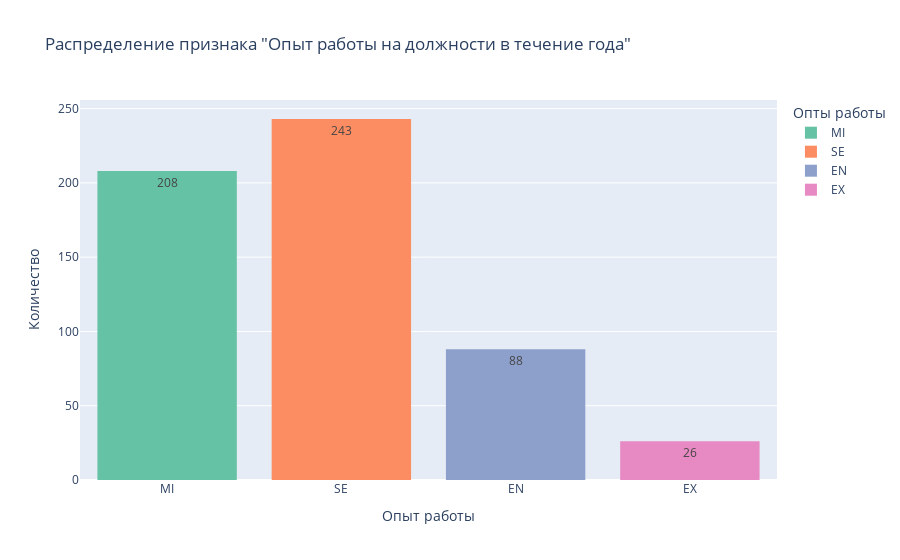

Notebook source saved alongside this figure:
### Markdown cell above
* Распределение признака "Опыт работы на должности в течение года" (категориальный признак)

### Code cell
# Чтобы визуально оценить распределение опыта работы построим гистограммы c помощью метода px.histogram библиотеки plotly.express. 
# Выставим параметр text_auto = True, чтобы на графике отобразить количество записей для каждой категории:

fig = px.histogram(data, x = 'experience_level', title = 'Распределение признака "Опыт работы на должности в течение года"', 
                   labels = {'experience_level': 'Опты работы'}, text_auto = True, color = 'experience_level', 
                   color_discrete_sequence = px.colors.qualitative.Set2)
fig.update_layout(xaxis_title_text = 'Опыт работы', yaxis_title_text='Количество')
fig.show()

### Figure 1 — Plotly figure (JSON) as saved in the notebook; plotly's stock layout.template omitted (floating-point values rounded to 4 significant figures; data arrays with more than 128 entries replaced by an {"elided": "..."} marker saying what was removed)
{"data": [{"alignmentgroup": "True", "bingroup": "x", "hovertemplate": "Опты работы=%{x}<br>count=%{y}<extra></extra>", "legendgroup": "MI", "marker": {"color": "rgb(102,194,165)", "pattern": {"shape": ""}}, "name": "MI", "offsetgroup": "MI", "orientation": "v", "showlegend": true, "texttemplate": "%{value}", "type": "histogram", "x": {"elided": "208 str values"}, "xaxis": "x", "yaxis": "y"}, {"alignmentgroup": "True", "bingroup": "x", "hovertemplate": "Опты работы=%{x}<br>count=%{y}<extra></extra>", "legendgroup": "SE", "marker": {"color": "rgb(252,141,98)", "pattern": {"shape": ""}}, "name": "SE", "offsetgroup": "SE", "orientation": "v", "showlegend": true, "texttemplate": "%{value}", "type": "histogram", "x": {"elided": "243 str values"}, "xaxis": "x", "yaxis": "y"}, {"alignmentgroup": "True", "bingroup": "x", "hovertemplate": "Опты работы=%{x}<br>count=%{y}<extra></extra>", "legendgroup": "EN", "marker": {"color": "rgb(141,160,203)", "pattern": {"shape": ""}}, "name": "EN", "offsetgroup": "EN", "orientation": "v", "showlegend": true, "texttemplate": "%{value}", "type": "histogram", "x": ["EN", "EN", "EN", "EN", "EN", "EN", "EN", "EN", "EN", "EN", "EN", "EN", "EN", "EN", "EN", "EN", "EN", "EN", "EN", "EN", "EN", "EN", "EN", "EN", "EN", "EN", "EN", "EN", "EN", "EN", "EN", "EN", "EN", "EN", "EN", "EN", "EN", "EN", "EN", "EN", "EN", "EN", "EN", "EN", "EN", "EN", "EN", "EN", "EN", "EN", "EN", "EN", "EN", "EN", "EN", "EN", "EN", "EN", "EN", "EN", "EN", "EN", "EN", "EN", "EN", "EN", "EN", "EN", "EN", "EN", "EN", "EN", "EN", "EN", "EN", "EN", "EN", "EN", "EN", "EN", "EN", "EN", "EN", "EN", "EN", "EN", "EN", "EN"], "xaxis": "x", "yaxis": "y"}, {"alignmentgroup": "True", "bingroup": "x", "hovertemplate": "Опты работы=%{x}<br>count=%{y}<extra></extra>", "legendgroup": "EX", "marker": {"color": "rgb(231,138,195)", "pattern": {"shape": ""}}, "name": "EX", "offsetgroup": "EX", "orientation": "v", "showlegend": true, "texttemplate": "%{value}", "type": "histogram", "x": ["EX", "EX", "EX", "EX", "EX", "EX", "EX", "EX", "EX", "EX", "EX", "EX", "EX", "EX", "EX", "EX", "EX", "EX", "EX", "EX", "EX", "EX", "EX", "EX", "EX", "EX"], "xaxis": "x", "yaxis": "y"}], "layout": {"barmode": "relative", "legend": {"title": {"text": "Опты работы"}, "tracegroupgap": 0}, "title": {"text": "Распределение признака \"Опыт работы на должности в течение года\""}, "xaxis": {"anchor": "y", "categoryarray": ["MI", "SE", "EN", "EX"], "categoryorder": "array", "domain": [0, 1], "title": {"text": "Опыт работы"}}, "yaxis": {"anchor": "x", "domain": [0, 1], "title": {"text": "Количество"}}}}
